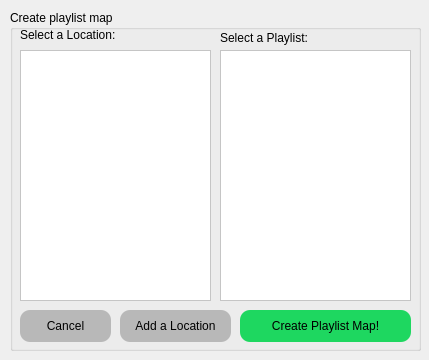
<?xml version="1.0" encoding="UTF-8"?>
<ui version="4.0">
 <class>selectPlaylist</class>
 <widget class="QDialog" name="selectPlaylist">
  <property name="geometry">
   <rect>
    <x>0</x>
    <y>0</y>
    <width>429</width>
    <height>360</height>
   </rect>
  </property>
  <property name="windowTitle">
   <string>Dialog</string>
  </property>
  <widget class="QPushButton" name="pushButton_savePlaylistMap">
   <property name="geometry">
    <rect>
     <x>240</x>
     <y>310</y>
     <width>171</width>
     <height>32</height>
    </rect>
   </property>
   <property name="styleSheet">
    <string notr="true">background-color:rgb(30,215,96);
color:black;
border-style: outset;
border-radius: 10px;</string>
   </property>
   <property name="text">
    <string>Create Playlist Map!</string>
   </property>
  </widget>
  <widget class="QGroupBox" name="groupBox">
   <property name="geometry">
    <rect>
     <x>10</x>
     <y>10</y>
     <width>411</width>
     <height>341</height>
    </rect>
   </property>
   <property name="title">
    <string>Create playlist map</string>
   </property>
   <widget class="QLabel" name="label_2">
    <property name="geometry">
     <rect>
      <x>10</x>
      <y>20</y>
      <width>231</width>
      <height>10</height>
     </rect>
    </property>
    <property name="text">
     <string>Select a Location:</string>
    </property>
   </widget>
   <widget class="QListView" name="listView_locations">
    <property name="geometry">
     <rect>
      <x>10</x>
      <y>40</y>
      <width>191</width>
      <height>251</height>
     </rect>
    </property>
    <property name="styleSheet">
     <string notr="true">background: white;
color: black;</string>
    </property>
   </widget>
   <widget class="QListView" name="listView_playlists">
    <property name="geometry">
     <rect>
      <x>210</x>
      <y>40</y>
      <width>191</width>
      <height>251</height>
     </rect>
    </property>
    <property name="styleSheet">
     <string notr="true">background: white;
color: black;</string>
    </property>
   </widget>
   <widget class="QLabel" name="label">
    <property name="geometry">
     <rect>
      <x>210</x>
      <y>20</y>
      <width>231</width>
      <height>16</height>
     </rect>
    </property>
    <property name="text">
     <string>Select a Playlist:</string>
    </property>
   </widget>
   <widget class="QPushButton" name="pushButton_cancel">
    <property name="geometry">
     <rect>
      <x>10</x>
      <y>300</y>
      <width>91</width>
      <height>32</height>
     </rect>
    </property>
    <property name="styleSheet">
     <string notr="true">background-color:rgb(184, 184, 184);
color:black;
border-style: outset;
border-radius: 10px;</string>
    </property>
    <property name="text">
     <string>Cancel</string>
    </property>
   </widget>
   <widget class="QPushButton" name="pushButton_addLocation">
    <property name="geometry">
     <rect>
      <x>110</x>
      <y>300</y>
      <width>111</width>
      <height>32</height>
     </rect>
    </property>
    <property name="styleSheet">
     <string notr="true">background-color:rgb(184, 184, 184);
color:black;
border-style: outset;
border-radius: 10px;</string>
    </property>
    <property name="text">
     <string>Add a Location</string>
    </property>
   </widget>
  </widget>
  <zorder>groupBox</zorder>
  <zorder>pushButton_savePlaylistMap</zorder>
 </widget>
 <resources/>
 <connections/>
</ui>
